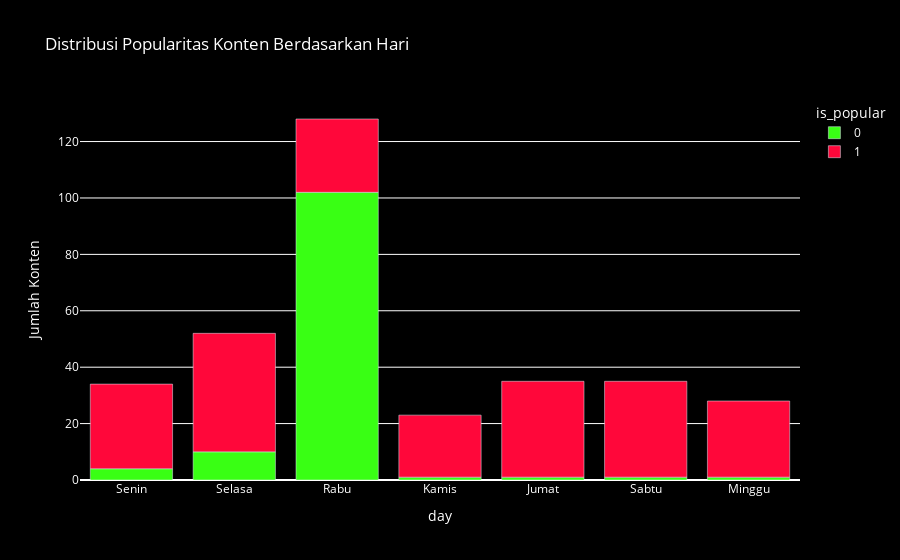

The code cell stored with this chart in its notebook:
### Code cell
# Visualisasi dengan Plotly
day_fig = px.bar(
    day_df,
    x=day_df.index,
    y=day_df.columns,
    title='Distribusi Popularitas Konten Berdasarkan Hari',
    labels={'x': 'Hari', 'value': 'Jumlah Konten', 'variable': 'Popularitas'},
    color_discrete_sequence=['#39FF14', '#FF073A']
)

# Styling dark mode
day_fig.update_layout(
    plot_bgcolor='#000000',
    paper_bgcolor='#000000',
    font_color='white'
)

# Tampilkan chart
day_fig.show()

### Figure 1 — Plotly figure (JSON) as saved in the notebook; plotly's stock layout.template omitted (floating-point values rounded to 4 significant figures)
{"data": [{"alignmentgroup": "True", "hovertemplate": "is_popular=0<br>day=%{x}<br>Jumlah Konten=%{y}<extra></extra>", "legendgroup": "0", "marker": {"color": "#39FF14", "pattern": {"shape": ""}}, "name": "0", "offsetgroup": "0", "orientation": "v", "showlegend": true, "textposition": "auto", "type": "bar", "x": ["Senin", "Selasa", "Rabu", "Kamis", "Jumat", "Sabtu", "Minggu"], "xaxis": "x", "y": [4, 10, 102, 1, 1, 1, 1], "yaxis": "y"}, {"alignmentgroup": "True", "hovertemplate": "is_popular=1<br>day=%{x}<br>Jumlah Konten=%{y}<extra></extra>", "legendgroup": "1", "marker": {"color": "#FF073A", "pattern": {"shape": ""}}, "name": "1", "offsetgroup": "1", "orientation": "v", "showlegend": true, "textposition": "auto", "type": "bar", "x": ["Senin", "Selasa", "Rabu", "Kamis", "Jumat", "Sabtu", "Minggu"], "xaxis": "x", "y": [30, 42, 26, 22, 34, 34, 27], "yaxis": "y"}], "layout": {"barmode": "relative", "font": {"color": "white"}, "legend": {"title": {"text": "is_popular"}, "tracegroupgap": 0}, "paper_bgcolor": "#000000", "plot_bgcolor": "#000000", "title": {"text": "Distribusi Popularitas Konten Berdasarkan Hari"}, "xaxis": {"anchor": "y", "domain": [0, 1], "title": {"text": "day"}}, "yaxis": {"anchor": "x", "domain": [0, 1], "title": {"text": "Jumlah Konten"}}}}
